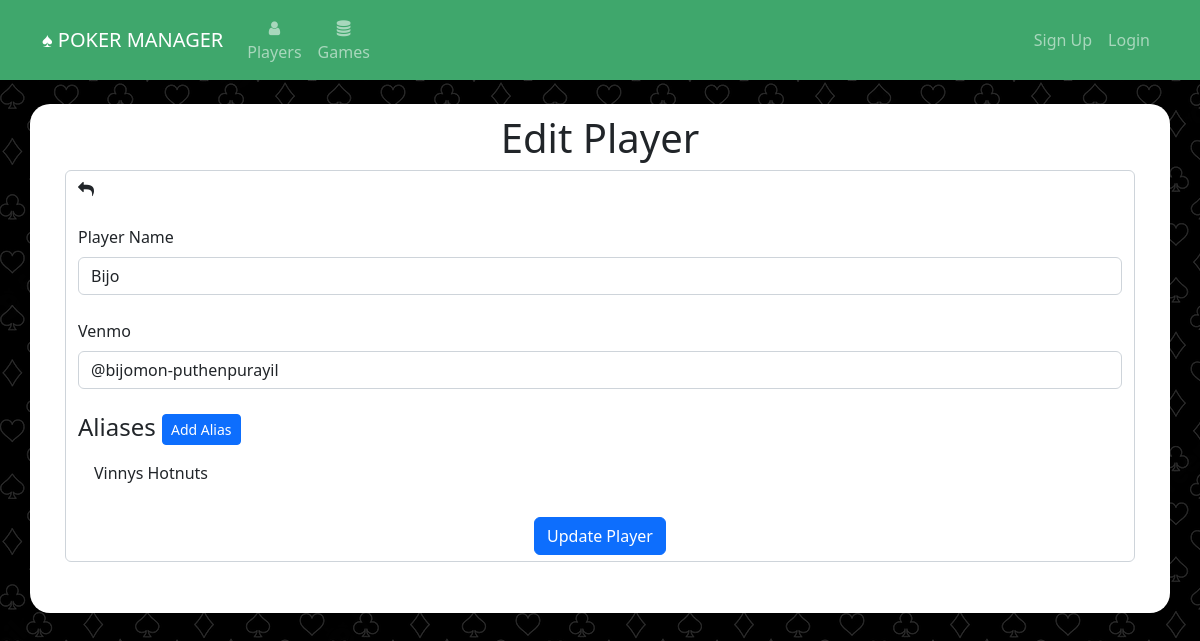
The app's page /edit_player?player_id=6, older data.
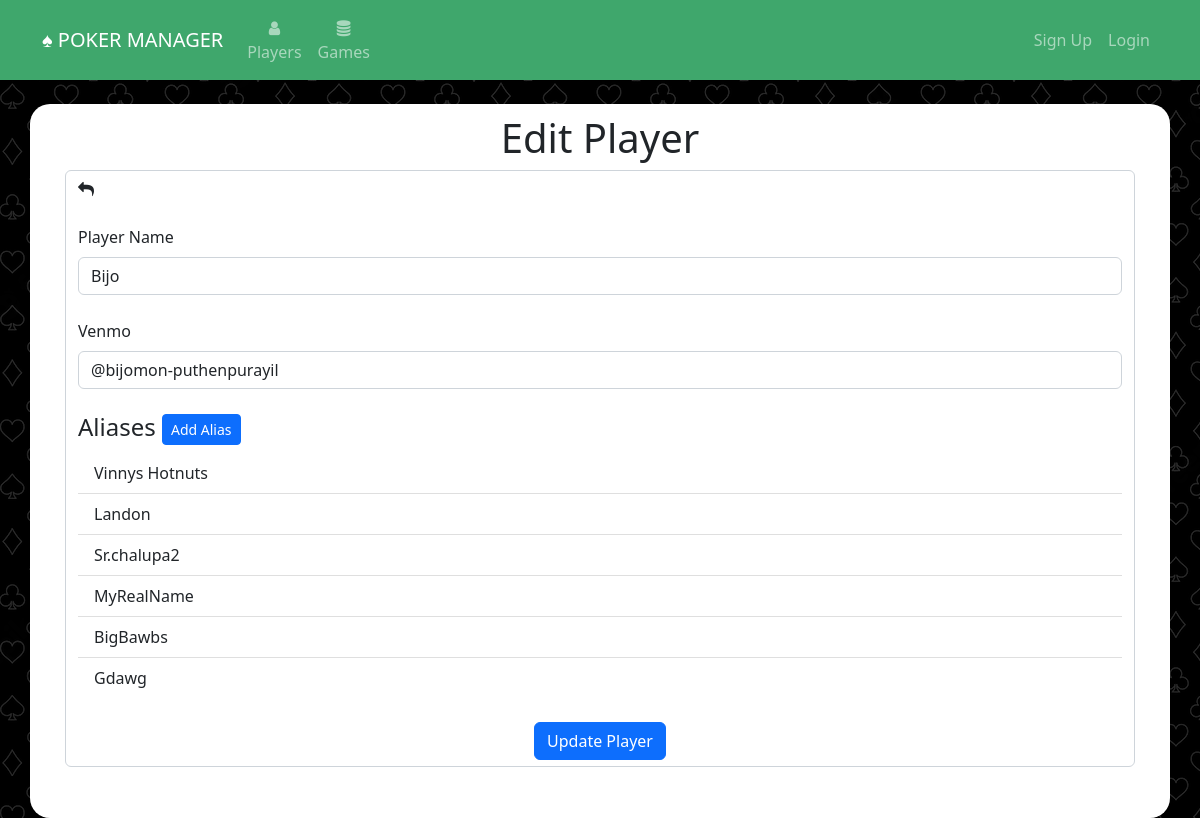
The same page, newer data.
### website/models.py (models this page shows)
class Alias(db.Model):
	id = db.Column(db.Integer, primary_key=True)
	alias = db.Column(db.String(150), unique=True)
	player_id = db.Column(db.Integer, db.ForeignKey('player.id'))

### website/views.py (the view, shortened to what this page needs)
@views.route('/edit_player', methods=['GET','POST'])
def edit_player():
	player_id = request.args.get('player_id')
	if not player_id:
		flash("That user does not exist.", category="error")
		return redirect(url_for('views.players'))
	player = Player.query.filter_by(id=player_id).first()
	if not player:
		flash("That player does not exist.", category="error")
		return redirect(url_for('views.players'))
	return render_template("edit_player.html", user=current_user, player=player)

### website/templates/edit_player.html (shortened to what this page needs)
{% extends "base.html" %}
{% block content %}
<h1 align="center">Edit Player</h1>
<form method="POST">
	<div class="form-control mb-3">
	<a href="{{url_for('views.players')}}" class="nav-item nav-link"><i  class="fa fa-reply" aria-hidden="true"></i></a><br/>
	<label for="player_name" class="form-label">Player Name</label>
	<input type="text" name="player_name" id="player_name" class="form-control" value="{{ player.name }}"></input>
	<br/>
	<label for="player_venmo" class="form-label">Venmo</label>
	<input type="text" name="player_venmo" id="player_venmo" class="form-control" value="{{ player.venmo }}"></input>
	<br/>
	<h4>Aliases <button type="button" class="btn btn-primary btn-sm"  data-bs-toggle="modal" data-bs-target="#addAliasModal"  data-bs-player-name="{{ player.name }}">Add Alias</button></h4>
	<ul class="list-group list-group-flush" id="notes">
		{% for alias in player.aliases %}
		<li class="list-group-item">{{ alias.alias }}
		</li>
		{% endfor %}
	</ul>
	<br/>
	<div align="center">
		<button type="submit" id="player-submit" name="player-submit" class="btn btn-primary">Update Player</button>
	</div>
	</div>
</form>
{% endblock %}

Row changes from the older to the newer data that the page shows:
added Alias: alias "Landon"
added Alias: alias "Sr.chalupa2"
added Alias: alias "MyRealName"
added Alias: alias "BigBawbs"
added Alias: alias "Gdawg"
